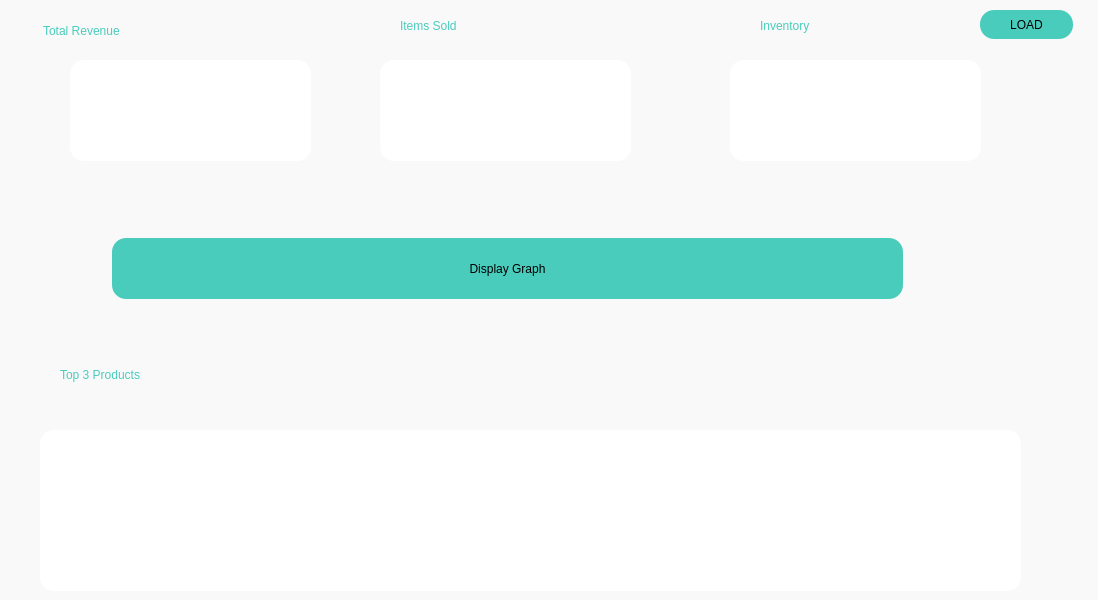
<?xml version="1.0" encoding="UTF-8"?>
<ui version="4.0">
 <class>MainWindow</class>
 <widget class="QMainWindow" name="MainWindow">
  <property name="geometry">
   <rect>
    <x>0</x>
    <y>0</y>
    <width>1098</width>
    <height>600</height>
   </rect>
  </property>
  <property name="windowTitle">
   <string>MainWindow</string>
  </property>
  <property name="autoFillBackground">
   <bool>false</bool>
  </property>
  <property name="styleSheet">
   <string notr="true">background-color: rgb(249, 249, 249);
</string>
  </property>
  <widget class="QWidget" name="centralwidget">
   <widget class="QPushButton" name="pushButton">
    <property name="geometry">
     <rect>
      <x>980</x>
      <y>10</y>
      <width>93</width>
      <height>29</height>
     </rect>
    </property>
    <property name="styleSheet">
     <string notr="true">background-color: rgb(74, 204, 189);
border-radius:14px;</string>
    </property>
    <property name="text">
     <string>LOAD</string>
    </property>
   </widget>
   <widget class="QLabel" name="label">
    <property name="geometry">
     <rect>
      <x>70</x>
      <y>60</y>
      <width>241</width>
      <height>101</height>
     </rect>
    </property>
    <property name="styleSheet">
     <string notr="true">color: rgb(85, 235, 230);


border-radius: 14px;
background-color: rgb(255, 255, 255);
font: 20pt &quot;Segoe UI&quot;;</string>
    </property>
    <property name="frameShape">
     <enum>QFrame::Box</enum>
    </property>
    <property name="text">
     <string/>
    </property>
   </widget>
   <widget class="QLabel" name="label_2">
    <property name="geometry">
     <rect>
      <x>10</x>
      <y>10</y>
      <width>271</width>
      <height>41</height>
     </rect>
    </property>
    <property name="styleSheet">
     <string notr="true">font: 700 20pt &quot;Segoe UI&quot;;

color: rgb(74, 204, 189);
text-align: center;</string>
    </property>
    <property name="text">
     <string>          Total Revenue</string>
    </property>
   </widget>
   <widget class="QLabel" name="label_3">
    <property name="geometry">
     <rect>
      <x>380</x>
      <y>60</y>
      <width>251</width>
      <height>101</height>
     </rect>
    </property>
    <property name="styleSheet">
     <string notr="true">color: rgb(85, 235, 230);


border-radius: 14px;
background-color: rgb(255, 255, 255);
font: 20pt &quot;Segoe UI&quot;;</string>
    </property>
    <property name="text">
     <string/>
    </property>
   </widget>
   <widget class="QLabel" name="label_4">
    <property name="geometry">
     <rect>
      <x>400</x>
      <y>0</y>
      <width>201</width>
      <height>51</height>
     </rect>
    </property>
    <property name="styleSheet">
     <string notr="true">font: 700 20pt &quot;Segoe UI&quot;;

color: rgb(74, 204, 189);
text-align: center;</string>
    </property>
    <property name="text">
     <string>Items Sold</string>
    </property>
   </widget>
   <widget class="QLabel" name="label_5">
    <property name="geometry">
     <rect>
      <x>730</x>
      <y>60</y>
      <width>251</width>
      <height>101</height>
     </rect>
    </property>
    <property name="styleSheet">
     <string notr="true">color: rgb(85, 235, 230);


border-radius: 14px;
background-color: rgb(255, 255, 255);
font: 20pt &quot;Segoe UI&quot;;</string>
    </property>
    <property name="text">
     <string/>
    </property>
   </widget>
   <widget class="QLabel" name="label_6">
    <property name="geometry">
     <rect>
      <x>760</x>
      <y>0</y>
      <width>201</width>
      <height>51</height>
     </rect>
    </property>
    <property name="styleSheet">
     <string notr="true">font: 700 20pt &quot;Segoe UI&quot;;

color: rgb(74, 204, 189);
text-align: center;</string>
    </property>
    <property name="text">
     <string>Inventory</string>
    </property>
   </widget>
   <widget class="QPushButton" name="DisplayGraph">
    <property name="geometry">
     <rect>
      <x>112</x>
      <y>238</y>
      <width>791</width>
      <height>61</height>
     </rect>
    </property>
    <property name="styleSheet">
     <string notr="true">background-color: rgb(74, 204, 189);
border-radius:14px;</string>
    </property>
    <property name="text">
     <string>Display Graph</string>
    </property>
   </widget>
   <widget class="QListWidget" name="listWidget">
    <property name="geometry">
     <rect>
      <x>40</x>
      <y>430</y>
      <width>981</width>
      <height>161</height>
     </rect>
    </property>
    <property name="styleSheet">
     <string notr="true">background-color: rgb(255, 255, 255);
font: 700 16pt &quot;Segoe UI&quot;;
color: rgb(74, 204, 189);
border-radius:14px;</string>
    </property>
   </widget>
   <widget class="QLabel" name="label_7">
    <property name="geometry">
     <rect>
      <x>60</x>
      <y>339</y>
      <width>281</width>
      <height>71</height>
     </rect>
    </property>
    <property name="styleSheet">
     <string notr="true">
font: 700 20pt &quot;Segoe UI&quot;;
color: rgb(74, 204, 189);</string>
    </property>
    <property name="text">
     <string>Top 3 Products</string>
    </property>
   </widget>
  </widget>
 </widget>
 <resources/>
 <connections/>
</ui>
